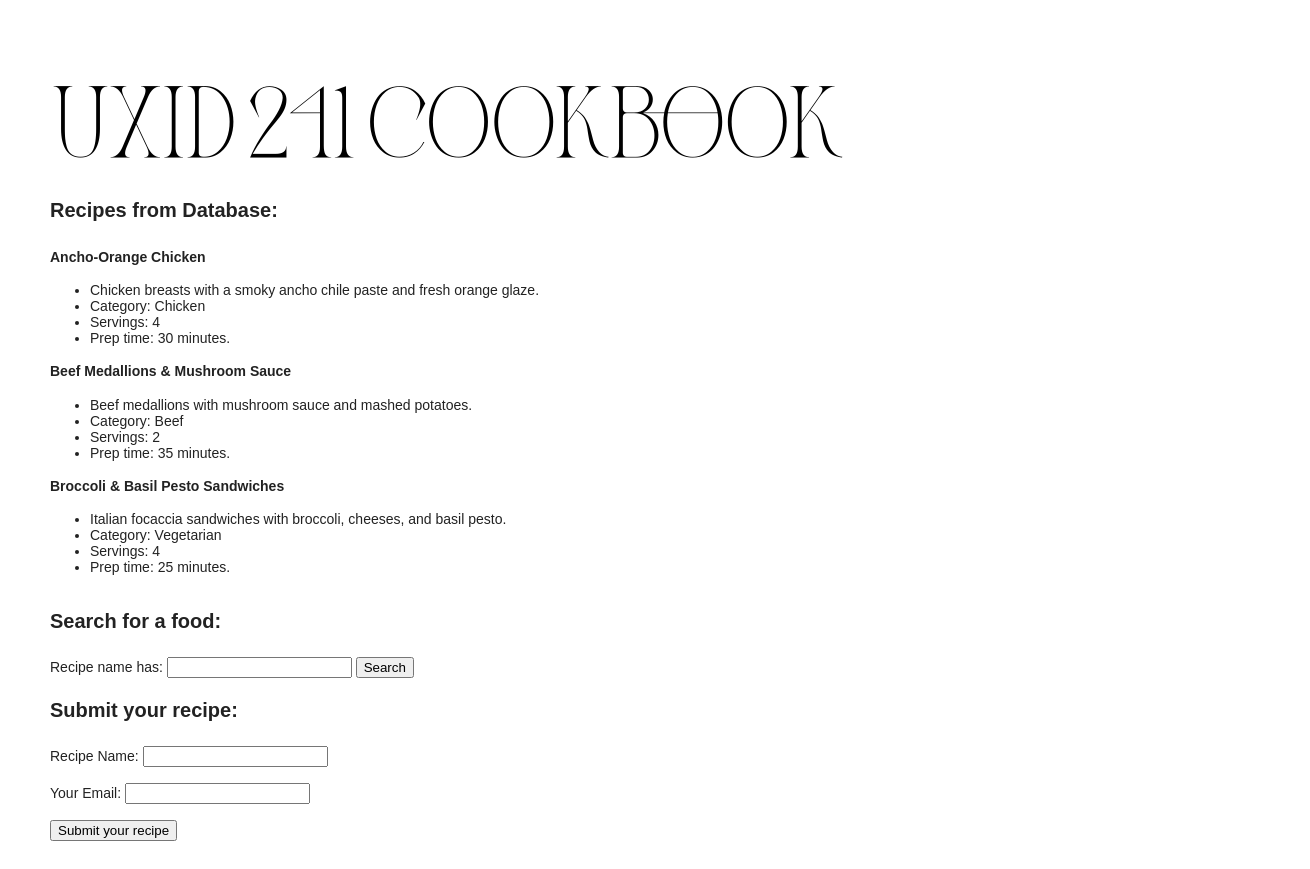
The page / on the database its author committed.
### tables this page shows
CREATE TABLE recipes (
  id INT AUTO_INCREMENT PRIMARY KEY,
  title VARCHAR(120) NOT NULL,
  description TEXT,
  servings INT,
  prep_time INT,
  category_id INT NOT NULL,
  created_at TIMESTAMP DEFAULT CURRENT_TIMESTAMP,

  FOREIGN KEY (category_id) REFERENCES categories(id)
);

CREATE TABLE categories (
  id INT AUTO_INCREMENT PRIMARY KEY,
  name VARCHAR(100) NOT NULL
);

### index.php (the view, shortened to what this page needs)
<?php
require __DIR__ . '/db.php';
$sql = 'SELECT
          recipes.id,
          recipes.title,
          recipes.description,
          recipes.servings,
          recipes.prep_time,
          categories.name AS category
        FROM recipes
        INNER JOIN categories
          ON recipes.category_id = categories.id
        ORDER BY recipes.title';
$result = mysqli_query($conn, $sql);
$database_recipes = mysqli_fetch_all($result, MYSQLI_ASSOC);
function get_input(string $input_name): string {
  return trim($_GET[$input_name] ?? '');
}
function escape_html(string $text_to_escape): string {
  return htmlspecialchars($text_to_escape, ENT_QUOTES, 'UTF-8');
}
$food_searched_in_bar = get_input('recipe_search');
$submitted_recipe_name = '';
$submitted_email = '';
?>
<!DOCTYPE html>
<html lang="en">
<head>
  <link rel="stylesheet" href="style.css">
</head>
<body>
<h1>UXID 241 Cookbook</h1>
<h2>Recipes from Database:</h2>
<?php foreach ($database_recipes as $recipe) : ?>
  <article>
    <h3><?= escape_html($recipe['title']); ?></h3>
    <ul>
    <li>
      <?= escape_html($recipe['description']); ?>
    </li>
    <li>
      Category: <?= escape_html($recipe['category']); ?>
    </li>
    <li>
      Servings: <?= escape_html((string) $recipe['servings']); ?>
    </li>
    <li>
      Prep time: <?= escape_html((string) $recipe['prep_time']); ?> minutes.
    </li>
  </ul>
  </article>
<?php endforeach; ?>
  <br>
<h2>Search for a food:</h2>
  <form action="index.php" method="GET">
  <label for="recipe_search">Recipe name has:</label>
  <input
  type="search"
  id="recipe_search"
  name="recipe_search"
  value="<?= escape_html($food_searched_in_bar); ?>">
  <button type="submit">Search</button> </form>
  <br>
  <h2>Submit your recipe:</h2>
  <form action="index.php" method="POST">
    <label for="name">Recipe Name:</label>
    <input
      type="text"
      id="name"
      name="name"
      value="<?= escape_html($submitted_recipe_name); ?>">
      <br><br>
    <label for="email">Your Email:</label>
    <input
      type="email"
      id="email"
      name="email"
      value="<?= escape_html($submitted_email); ?>">
      <br><br>
    <button type="submit">Submit your recipe</button> </form>
</body>
</html>

### style.css (style rules this page uses)
body { margin: 0; padding: 50px; width: 100%; font-family: Arial, Helvetica, sans-serif; color: #222; font-size: 14px; font-weight: 400; margin-top: 0px; margin-bottom: 0px; }
h1 { margin-top: 0px; margin-bottom: 0px; width: 100%; font-family: 'zaslia', Arial, Helvetica, sans-serif; color: #000000; font-size: 90px; font-weight: normal; line-height: 1.6; }
h2 { margin: 0; width: 100%; font-family: Arial, Helvetica, sans-serif; color: #222; font-size: 20px; font-weight: bold; line-height: 1.6; margin-bottom: 20px; }
h3 { margin: 0; width: 100%; font-family: Arial, Helvetica, sans-serif; color: #222; font-size: 14px; font-weight: bold; line-height: 1.6; }

### rows shown on the page
recipes: title "Ancho-Orange Chicken", description "Chicken breasts with a smoky ancho chile paste and fresh orange glaze.", category.name "Chicken", servings "4", prep_time "30"
recipes: title "Beef Medallions & Mushroom Sauce", description "Beef medallions with mushroom sauce and mashed potatoes.", category.name "Beef", servings "2", prep_time "35"
recipes: title "Broccoli & Basil Pesto Sandwiches", description "Italian focaccia sandwiches with broccoli, cheeses, and basil pesto.", category.name "Vegetarian", servings "4", prep_time "25"
